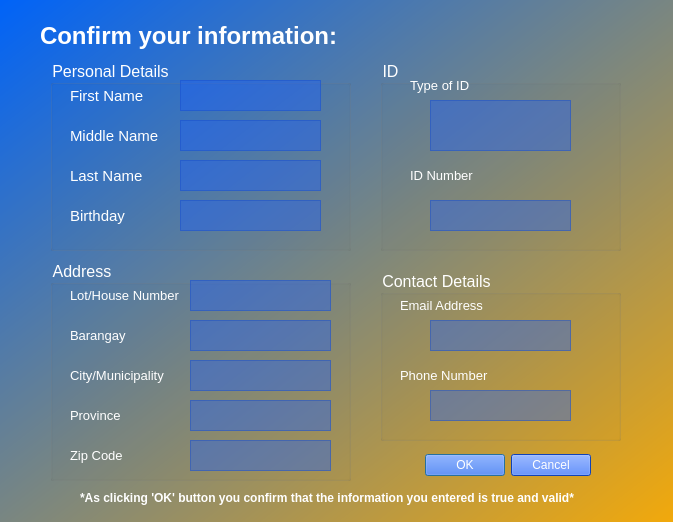
<?xml version="1.0" encoding="UTF-8"?>
<ui version="4.0">
 <class>ConfirmWindow</class>
 <widget class="QDialog" name="ConfirmWindow">
  <property name="geometry">
   <rect>
    <x>0</x>
    <y>0</y>
    <width>673</width>
    <height>522</height>
   </rect>
  </property>
  <property name="font">
   <font>
    <pointsize>12</pointsize>
   </font>
  </property>
  <property name="windowTitle">
   <string>Confirm</string>
  </property>
  <property name="styleSheet">
   <string notr="true">background-color: qlineargradient(spread:pad, x1:0, y1:0, x2:1, y2:1, stop:0 rgba(0, 99, 248, 255), stop:1 rgba(242, 169, 11, 255));
color: rgb(255, 255, 255);</string>
  </property>
  <widget class="QDialogButtonBox" name="buttonBox">
   <property name="geometry">
    <rect>
     <x>380</x>
     <y>440</y>
     <width>211</width>
     <height>51</height>
    </rect>
   </property>
   <property name="styleSheet">
    <string notr="true">color: rgb(255, 255, 255);
background-color: rgb(24, 93, 255);</string>
   </property>
   <property name="orientation">
    <enum>Qt::Horizontal</enum>
   </property>
   <property name="standardButtons">
    <set>QDialogButtonBox::Cancel|QDialogButtonBox::Ok</set>
   </property>
  </widget>
  <widget class="QGroupBox" name="groupBox">
   <property name="geometry">
    <rect>
     <x>50</x>
     <y>260</y>
     <width>301</width>
     <height>221</height>
    </rect>
   </property>
   <property name="styleSheet">
    <string notr="true">background-color: qlineargradient(spread:pad, x1:0, y1:0, x2:1, y2:1, stop:0 rgba(0, 0, 0, 0), stop:1 rgba(0, 0, 0, 0));</string>
   </property>
   <property name="title">
    <string>Address</string>
   </property>
   <widget class="QLabel" name="label_5">
    <property name="geometry">
     <rect>
      <x>20</x>
      <y>20</y>
      <width>111</width>
      <height>31</height>
     </rect>
    </property>
    <property name="font">
     <font>
      <pointsize>10</pointsize>
      <weight>50</weight>
      <bold>false</bold>
     </font>
    </property>
    <property name="styleSheet">
     <string notr="true">background-color: qlineargradient(spread:pad, x1:0, y1:0, x2:1, y2:1, stop:0 rgba(0, 0, 0, 0), stop:1 rgba(0, 0, 0, 0));</string>
    </property>
    <property name="text">
     <string>Lot/House Number</string>
    </property>
   </widget>
   <widget class="QLabel" name="label_6">
    <property name="geometry">
     <rect>
      <x>20</x>
      <y>60</y>
      <width>111</width>
      <height>31</height>
     </rect>
    </property>
    <property name="font">
     <font>
      <pointsize>10</pointsize>
      <weight>50</weight>
      <bold>false</bold>
     </font>
    </property>
    <property name="styleSheet">
     <string notr="true">background-color: qlineargradient(spread:pad, x1:0, y1:0, x2:1, y2:1, stop:0 rgba(0, 0, 0, 0), stop:1 rgba(0, 0, 0, 0));</string>
    </property>
    <property name="text">
     <string>Barangay</string>
    </property>
   </widget>
   <widget class="QLabel" name="label_7">
    <property name="geometry">
     <rect>
      <x>20</x>
      <y>100</y>
      <width>111</width>
      <height>31</height>
     </rect>
    </property>
    <property name="font">
     <font>
      <pointsize>10</pointsize>
      <weight>50</weight>
      <bold>false</bold>
     </font>
    </property>
    <property name="styleSheet">
     <string notr="true">background-color: qlineargradient(spread:pad, x1:0, y1:0, x2:1, y2:1, stop:0 rgba(0, 0, 0, 0), stop:1 rgba(0, 0, 0, 0));</string>
    </property>
    <property name="text">
     <string>City/Municipality</string>
    </property>
   </widget>
   <widget class="QLabel" name="label_8">
    <property name="geometry">
     <rect>
      <x>20</x>
      <y>140</y>
      <width>111</width>
      <height>31</height>
     </rect>
    </property>
    <property name="font">
     <font>
      <pointsize>10</pointsize>
      <weight>50</weight>
      <bold>false</bold>
     </font>
    </property>
    <property name="styleSheet">
     <string notr="true">background-color: qlineargradient(spread:pad, x1:0, y1:0, x2:1, y2:1, stop:0 rgba(0, 0, 0, 0), stop:1 rgba(0, 0, 0, 0));</string>
    </property>
    <property name="text">
     <string>Province</string>
    </property>
   </widget>
   <widget class="QLabel" name="label_9">
    <property name="geometry">
     <rect>
      <x>20</x>
      <y>180</y>
      <width>111</width>
      <height>31</height>
     </rect>
    </property>
    <property name="font">
     <font>
      <pointsize>10</pointsize>
      <weight>50</weight>
      <bold>false</bold>
     </font>
    </property>
    <property name="styleSheet">
     <string notr="true">background-color: qlineargradient(spread:pad, x1:0, y1:0, x2:1, y2:1, stop:0 rgba(0, 0, 0, 0), stop:1 rgba(0, 0, 0, 0));</string>
    </property>
    <property name="text">
     <string>Zip Code</string>
    </property>
   </widget>
   <widget class="QTextBrowser" name="lothouse_TB">
    <property name="geometry">
     <rect>
      <x>140</x>
      <y>20</y>
      <width>141</width>
      <height>31</height>
     </rect>
    </property>
    <property name="styleSheet">
     <string notr="true">background-color: rgba(24, 93, 255, 100);
border-color: rgb(0, 0, 127);</string>
    </property>
   </widget>
   <widget class="QTextBrowser" name="barangay_TB">
    <property name="geometry">
     <rect>
      <x>140</x>
      <y>60</y>
      <width>141</width>
      <height>31</height>
     </rect>
    </property>
    <property name="styleSheet">
     <string notr="true">background-color: rgba(24, 93, 255, 100);
border-color: rgb(0, 0, 127);</string>
    </property>
   </widget>
   <widget class="QTextBrowser" name="citymuni_TB">
    <property name="geometry">
     <rect>
      <x>140</x>
      <y>100</y>
      <width>141</width>
      <height>31</height>
     </rect>
    </property>
    <property name="styleSheet">
     <string notr="true">background-color: rgba(24, 93, 255, 100);
border-color: rgb(0, 0, 127);</string>
    </property>
   </widget>
   <widget class="QTextBrowser" name="province_TB">
    <property name="geometry">
     <rect>
      <x>140</x>
      <y>140</y>
      <width>141</width>
      <height>31</height>
     </rect>
    </property>
    <property name="styleSheet">
     <string notr="true">background-color: rgba(24, 93, 255, 100);
border-color: rgb(0, 0, 127);</string>
    </property>
   </widget>
   <widget class="QTextBrowser" name="zipcode_TB">
    <property name="geometry">
     <rect>
      <x>140</x>
      <y>180</y>
      <width>141</width>
      <height>31</height>
     </rect>
    </property>
    <property name="styleSheet">
     <string notr="true">background-color: rgba(24, 93, 255, 100);
border-color: rgb(0, 0, 127);</string>
    </property>
   </widget>
  </widget>
  <widget class="QGroupBox" name="groupBox_2">
   <property name="geometry">
    <rect>
     <x>50</x>
     <y>60</y>
     <width>301</width>
     <height>191</height>
    </rect>
   </property>
   <property name="styleSheet">
    <string notr="true">background-color: qlineargradient(spread:pad, x1:0, y1:0, x2:1, y2:1, stop:0 rgba(0, 0, 0, 0), stop:1 rgba(0, 0, 0, 0));</string>
   </property>
   <property name="title">
    <string>Personal Details</string>
   </property>
   <widget class="QLabel" name="label">
    <property name="geometry">
     <rect>
      <x>20</x>
      <y>20</y>
      <width>91</width>
      <height>31</height>
     </rect>
    </property>
    <property name="font">
     <font>
      <pointsize>11</pointsize>
      <weight>50</weight>
      <bold>false</bold>
     </font>
    </property>
    <property name="styleSheet">
     <string notr="true">background-color: qlineargradient(spread:pad, x1:0, y1:0, x2:1, y2:1, stop:0 rgba(0, 0, 0, 0), stop:1 rgba(0, 0, 0, 0));</string>
    </property>
    <property name="text">
     <string>First Name</string>
    </property>
   </widget>
   <widget class="QLabel" name="label_4">
    <property name="geometry">
     <rect>
      <x>20</x>
      <y>140</y>
      <width>91</width>
      <height>31</height>
     </rect>
    </property>
    <property name="font">
     <font>
      <pointsize>11</pointsize>
      <weight>50</weight>
      <bold>false</bold>
     </font>
    </property>
    <property name="styleSheet">
     <string notr="true">background-color: qlineargradient(spread:pad, x1:0, y1:0, x2:1, y2:1, stop:0 rgba(0, 0, 0, 0), stop:1 rgba(0, 0, 0, 0));</string>
    </property>
    <property name="text">
     <string>Birthday</string>
    </property>
   </widget>
   <widget class="QLabel" name="label_3">
    <property name="geometry">
     <rect>
      <x>20</x>
      <y>60</y>
      <width>91</width>
      <height>31</height>
     </rect>
    </property>
    <property name="font">
     <font>
      <pointsize>11</pointsize>
      <weight>50</weight>
      <bold>false</bold>
     </font>
    </property>
    <property name="styleSheet">
     <string notr="true">background-color: qlineargradient(spread:pad, x1:0, y1:0, x2:1, y2:1, stop:0 rgba(0, 0, 0, 0), stop:1 rgba(0, 0, 0, 0));</string>
    </property>
    <property name="text">
     <string>Middle Name</string>
    </property>
   </widget>
   <widget class="QLabel" name="label_2">
    <property name="geometry">
     <rect>
      <x>20</x>
      <y>100</y>
      <width>91</width>
      <height>31</height>
     </rect>
    </property>
    <property name="font">
     <font>
      <pointsize>11</pointsize>
      <weight>50</weight>
      <bold>false</bold>
     </font>
    </property>
    <property name="styleSheet">
     <string notr="true">background-color: qlineargradient(spread:pad, x1:0, y1:0, x2:1, y2:1, stop:0 rgba(0, 0, 0, 0), stop:1 rgba(0, 0, 0, 0));</string>
    </property>
    <property name="text">
     <string>Last Name</string>
    </property>
   </widget>
   <widget class="QTextBrowser" name="fname_TB">
    <property name="geometry">
     <rect>
      <x>130</x>
      <y>20</y>
      <width>141</width>
      <height>31</height>
     </rect>
    </property>
    <property name="styleSheet">
     <string notr="true">background-color: rgba(24, 93, 255, 100);
border-color: rgb(0, 0, 127);</string>
    </property>
   </widget>
   <widget class="QTextBrowser" name="mname_TB">
    <property name="geometry">
     <rect>
      <x>130</x>
      <y>60</y>
      <width>141</width>
      <height>31</height>
     </rect>
    </property>
    <property name="styleSheet">
     <string notr="true">background-color: rgba(24, 93, 255, 100);
border-color: rgb(0, 0, 127);</string>
    </property>
   </widget>
   <widget class="QTextBrowser" name="lname_TB">
    <property name="geometry">
     <rect>
      <x>130</x>
      <y>100</y>
      <width>141</width>
      <height>31</height>
     </rect>
    </property>
    <property name="styleSheet">
     <string notr="true">background-color: rgba(24, 93, 255, 100);
border-color: rgb(0, 0, 127);</string>
    </property>
   </widget>
   <widget class="QTextBrowser" name="bday_TB">
    <property name="geometry">
     <rect>
      <x>130</x>
      <y>140</y>
      <width>141</width>
      <height>31</height>
     </rect>
    </property>
    <property name="styleSheet">
     <string notr="true">background-color: rgba(24, 93, 255, 100);
border-color: rgb(0, 0, 127);</string>
    </property>
   </widget>
  </widget>
  <widget class="QGroupBox" name="groupBox_3">
   <property name="geometry">
    <rect>
     <x>380</x>
     <y>60</y>
     <width>241</width>
     <height>191</height>
    </rect>
   </property>
   <property name="styleSheet">
    <string notr="true">background-color: qlineargradient(spread:pad, x1:0, y1:0, x2:1, y2:1, stop:0 rgba(0, 0, 0, 0), stop:1 rgba(0, 0, 0, 0));</string>
   </property>
   <property name="title">
    <string>ID</string>
   </property>
   <widget class="QLabel" name="label_10">
    <property name="geometry">
     <rect>
      <x>30</x>
      <y>10</y>
      <width>111</width>
      <height>31</height>
     </rect>
    </property>
    <property name="font">
     <font>
      <pointsize>10</pointsize>
      <weight>50</weight>
      <bold>false</bold>
     </font>
    </property>
    <property name="styleSheet">
     <string notr="true">background-color: qlineargradient(spread:pad, x1:0, y1:0, x2:1, y2:1, stop:0 rgba(0, 0, 0, 0), stop:1 rgba(0, 0, 0, 0));</string>
    </property>
    <property name="text">
     <string>Type of ID</string>
    </property>
   </widget>
   <widget class="QLabel" name="label_11">
    <property name="geometry">
     <rect>
      <x>30</x>
      <y>100</y>
      <width>111</width>
      <height>31</height>
     </rect>
    </property>
    <property name="font">
     <font>
      <pointsize>10</pointsize>
      <weight>50</weight>
      <bold>false</bold>
     </font>
    </property>
    <property name="styleSheet">
     <string notr="true">background-color: qlineargradient(spread:pad, x1:0, y1:0, x2:1, y2:1, stop:0 rgba(0, 0, 0, 0), stop:1 rgba(0, 0, 0, 0));</string>
    </property>
    <property name="text">
     <string>ID Number</string>
    </property>
   </widget>
   <widget class="QTextBrowser" name="typeid_TB">
    <property name="geometry">
     <rect>
      <x>50</x>
      <y>40</y>
      <width>141</width>
      <height>51</height>
     </rect>
    </property>
    <property name="styleSheet">
     <string notr="true">background-color: rgba(24, 93, 255, 100);
border-color: rgb(0, 0, 127);</string>
    </property>
   </widget>
   <widget class="QTextBrowser" name="idnumber_TB">
    <property name="geometry">
     <rect>
      <x>50</x>
      <y>140</y>
      <width>141</width>
      <height>31</height>
     </rect>
    </property>
    <property name="styleSheet">
     <string notr="true">background-color: rgba(24, 93, 255, 100);
border-color: rgb(0, 0, 127);</string>
    </property>
   </widget>
  </widget>
  <widget class="QGroupBox" name="groupBox_4">
   <property name="geometry">
    <rect>
     <x>380</x>
     <y>270</y>
     <width>241</width>
     <height>171</height>
    </rect>
   </property>
   <property name="styleSheet">
    <string notr="true">background-color: qlineargradient(spread:pad, x1:0, y1:0, x2:1, y2:1, stop:0 rgba(0, 0, 0, 0), stop:1 rgba(0, 0, 0, 0));</string>
   </property>
   <property name="title">
    <string>Contact Details</string>
   </property>
   <widget class="QLabel" name="label_12">
    <property name="geometry">
     <rect>
      <x>20</x>
      <y>20</y>
      <width>111</width>
      <height>31</height>
     </rect>
    </property>
    <property name="font">
     <font>
      <pointsize>10</pointsize>
      <weight>50</weight>
      <bold>false</bold>
     </font>
    </property>
    <property name="styleSheet">
     <string notr="true">background-color: qlineargradient(spread:pad, x1:0, y1:0, x2:1, y2:1, stop:0 rgba(0, 0, 0, 0), stop:1 rgba(0, 0, 0, 0));</string>
    </property>
    <property name="text">
     <string>Email Address</string>
    </property>
   </widget>
   <widget class="QLabel" name="label_13">
    <property name="geometry">
     <rect>
      <x>20</x>
      <y>90</y>
      <width>111</width>
      <height>31</height>
     </rect>
    </property>
    <property name="font">
     <font>
      <pointsize>10</pointsize>
      <weight>50</weight>
      <bold>false</bold>
     </font>
    </property>
    <property name="styleSheet">
     <string notr="true">background-color: qlineargradient(spread:pad, x1:0, y1:0, x2:1, y2:1, stop:0 rgba(0, 0, 0, 0), stop:1 rgba(0, 0, 0, 0));</string>
    </property>
    <property name="text">
     <string>Phone Number</string>
    </property>
   </widget>
   <widget class="QTextBrowser" name="email_TB">
    <property name="geometry">
     <rect>
      <x>50</x>
      <y>50</y>
      <width>141</width>
      <height>31</height>
     </rect>
    </property>
    <property name="styleSheet">
     <string notr="true">background-color: rgba(24, 93, 255, 100);
border-color: rgb(0, 0, 127);</string>
    </property>
   </widget>
   <widget class="QTextBrowser" name="phoneNum_TB">
    <property name="geometry">
     <rect>
      <x>50</x>
      <y>120</y>
      <width>141</width>
      <height>31</height>
     </rect>
    </property>
    <property name="styleSheet">
     <string notr="true">background-color: rgba(24, 93, 255, 100);
border-color: rgb(0, 0, 127);</string>
    </property>
   </widget>
  </widget>
  <widget class="QLabel" name="label_14">
   <property name="geometry">
    <rect>
     <x>40</x>
     <y>20</y>
     <width>341</width>
     <height>31</height>
    </rect>
   </property>
   <property name="font">
    <font>
     <pointsize>18</pointsize>
     <weight>75</weight>
     <bold>true</bold>
    </font>
   </property>
   <property name="styleSheet">
    <string notr="true">background-color: qlineargradient(spread:pad, x1:0, y1:0, x2:1, y2:1, stop:0 rgba(0, 0, 0, 0), stop:1 rgba(0, 0, 0, 0));</string>
   </property>
   <property name="text">
    <string>Confirm your information:</string>
   </property>
  </widget>
  <widget class="QLabel" name="label_15">
   <property name="geometry">
    <rect>
     <x>80</x>
     <y>490</y>
     <width>521</width>
     <height>16</height>
    </rect>
   </property>
   <property name="font">
    <font>
     <weight>75</weight>
     <bold>true</bold>
    </font>
   </property>
   <property name="styleSheet">
    <string notr="true">background-color: rgba(255, 255, 255, 0);</string>
   </property>
   <property name="text">
    <string>*As clicking 'OK' button you confirm that the information you entered is true and valid*</string>
   </property>
  </widget>
 </widget>
 <resources/>
 <connections>
  <connection>
   <sender>buttonBox</sender>
   <signal>accepted()</signal>
   <receiver>ConfirmWindow</receiver>
   <slot>accept()</slot>
   <hints>
    <hint type="sourcelabel">
     <x>248</x>
     <y>254</y>
    </hint>
    <hint type="destinationlabel">
     <x>157</x>
     <y>274</y>
    </hint>
   </hints>
  </connection>
  <connection>
   <sender>buttonBox</sender>
   <signal>rejected()</signal>
   <receiver>ConfirmWindow</receiver>
   <slot>reject()</slot>
   <hints>
    <hint type="sourcelabel">
     <x>316</x>
     <y>260</y>
    </hint>
    <hint type="destinationlabel">
     <x>286</x>
     <y>274</y>
    </hint>
   </hints>
  </connection>
 </connections>
</ui>
